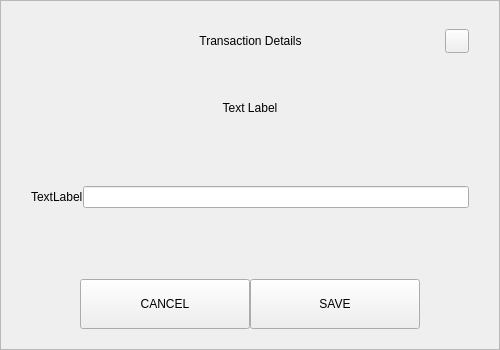
<?xml version="1.0" encoding="UTF-8"?>
<ui version="4.0">
 <class>DefaultInputDialog</class>
 <widget class="QWidget" name="DefaultInputDialog">
  <property name="geometry">
   <rect>
    <x>0</x>
    <y>0</y>
    <width>500</width>
    <height>350</height>
   </rect>
  </property>
  <property name="windowTitle">
   <string>Form</string>
  </property>
  <layout class="QVBoxLayout" name="verticalLayout_3">
   <property name="spacing">
    <number>0</number>
   </property>
   <property name="leftMargin">
    <number>0</number>
   </property>
   <property name="topMargin">
    <number>0</number>
   </property>
   <property name="rightMargin">
    <number>0</number>
   </property>
   <property name="bottomMargin">
    <number>0</number>
   </property>
   <item>
    <widget class="QFrame" name="frame">
     <property name="styleSheet">
      <string notr="true"/>
     </property>
     <property name="frameShape">
      <enum>QFrame::StyledPanel</enum>
     </property>
     <property name="frameShadow">
      <enum>QFrame::Raised</enum>
     </property>
     <layout class="QVBoxLayout" name="verticalLayout_2">
      <property name="spacing">
       <number>0</number>
      </property>
      <property name="leftMargin">
       <number>30</number>
      </property>
      <property name="topMargin">
       <number>20</number>
      </property>
      <property name="rightMargin">
       <number>30</number>
      </property>
      <property name="bottomMargin">
       <number>20</number>
      </property>
      <item>
       <layout class="QHBoxLayout" name="horizontalLayout_3">
        <property name="spacing">
         <number>0</number>
        </property>
        <item>
         <spacer name="horizontalSpacer_21">
          <property name="orientation">
           <enum>Qt::Horizontal</enum>
          </property>
          <property name="sizeHint" stdset="0">
           <size>
            <width>40</width>
            <height>20</height>
           </size>
          </property>
         </spacer>
        </item>
        <item>
         <widget class="QLabel" name="labelTitle">
          <property name="minimumSize">
           <size>
            <width>0</width>
            <height>40</height>
           </size>
          </property>
          <property name="maximumSize">
           <size>
            <width>16777215</width>
            <height>40</height>
           </size>
          </property>
          <property name="styleSheet">
           <string notr="true">padding-left:24px;</string>
          </property>
          <property name="text">
           <string>Transaction Details</string>
          </property>
          <property name="alignment">
           <set>Qt::AlignCenter</set>
          </property>
          <property name="margin">
           <number>7</number>
          </property>
         </widget>
        </item>
        <item>
         <spacer name="horizontalSpacer">
          <property name="orientation">
           <enum>Qt::Horizontal</enum>
          </property>
          <property name="sizeHint" stdset="0">
           <size>
            <width>40</width>
            <height>20</height>
           </size>
          </property>
         </spacer>
        </item>
        <item>
         <widget class="QPushButton" name="btnEsc">
          <property name="minimumSize">
           <size>
            <width>24</width>
            <height>24</height>
           </size>
          </property>
          <property name="maximumSize">
           <size>
            <width>24</width>
            <height>24</height>
           </size>
          </property>
          <property name="text">
           <string/>
          </property>
         </widget>
        </item>
       </layout>
      </item>
      <item>
       <spacer name="verticalSpacer_2">
        <property name="orientation">
         <enum>Qt::Vertical</enum>
        </property>
        <property name="sizeType">
         <enum>QSizePolicy::Fixed</enum>
        </property>
        <property name="sizeHint" stdset="0">
         <size>
          <width>20</width>
          <height>40</height>
         </size>
        </property>
       </spacer>
      </item>
      <item>
       <widget class="QLabel" name="labelMessage">
        <property name="text">
         <string>Text Label</string>
        </property>
        <property name="alignment">
         <set>Qt::AlignCenter</set>
        </property>
        <property name="wordWrap">
         <bool>true</bool>
        </property>
       </widget>
      </item>
      <item>
       <spacer name="verticalSpacer_3">
        <property name="orientation">
         <enum>Qt::Vertical</enum>
        </property>
        <property name="sizeType">
         <enum>QSizePolicy::Expanding</enum>
        </property>
        <property name="sizeHint" stdset="0">
         <size>
          <width>20</width>
          <height>10</height>
         </size>
        </property>
       </spacer>
      </item>
      <item>
       <layout class="QHBoxLayout" name="horizontalLayout_2">
        <property name="topMargin">
         <number>6</number>
        </property>
        <property name="bottomMargin">
         <number>6</number>
        </property>
        <item>
         <widget class="QLabel" name="labelInput">
          <property name="text">
           <string>TextLabel</string>
          </property>
         </widget>
        </item>
        <item>
         <widget class="QLineEdit" name="lineEdit">
          <property name="placeholderText">
           <string/>
          </property>
         </widget>
        </item>
       </layout>
      </item>
      <item>
       <spacer name="verticalSpacer">
        <property name="orientation">
         <enum>Qt::Vertical</enum>
        </property>
        <property name="sizeHint" stdset="0">
         <size>
          <width>20</width>
          <height>40</height>
         </size>
        </property>
       </spacer>
      </item>
      <item>
       <layout class="QHBoxLayout" name="horizontalLayout" stretch="0,3,3,0">
        <item>
         <spacer name="horizontalSpacer11">
          <property name="orientation">
           <enum>Qt::Horizontal</enum>
          </property>
          <property name="sizeHint" stdset="0">
           <size>
            <width>40</width>
            <height>20</height>
           </size>
          </property>
         </spacer>
        </item>
        <item>
         <widget class="QPushButton" name="btnCancel">
          <property name="minimumSize">
           <size>
            <width>170</width>
            <height>50</height>
           </size>
          </property>
          <property name="maximumSize">
           <size>
            <width>170</width>
            <height>16777215</height>
           </size>
          </property>
          <property name="text">
           <string>CANCEL</string>
          </property>
         </widget>
        </item>
        <item>
         <widget class="QPushButton" name="btnSave">
          <property name="minimumSize">
           <size>
            <width>170</width>
            <height>50</height>
           </size>
          </property>
          <property name="maximumSize">
           <size>
            <width>170</width>
            <height>16777215</height>
           </size>
          </property>
          <property name="text">
           <string>SAVE</string>
          </property>
         </widget>
        </item>
        <item>
         <spacer name="horizontalSpacer_2">
          <property name="orientation">
           <enum>Qt::Horizontal</enum>
          </property>
          <property name="sizeHint" stdset="0">
           <size>
            <width>40</width>
            <height>20</height>
           </size>
          </property>
         </spacer>
        </item>
       </layout>
      </item>
     </layout>
    </widget>
   </item>
  </layout>
 </widget>
 <resources/>
 <connections/>
</ui>
